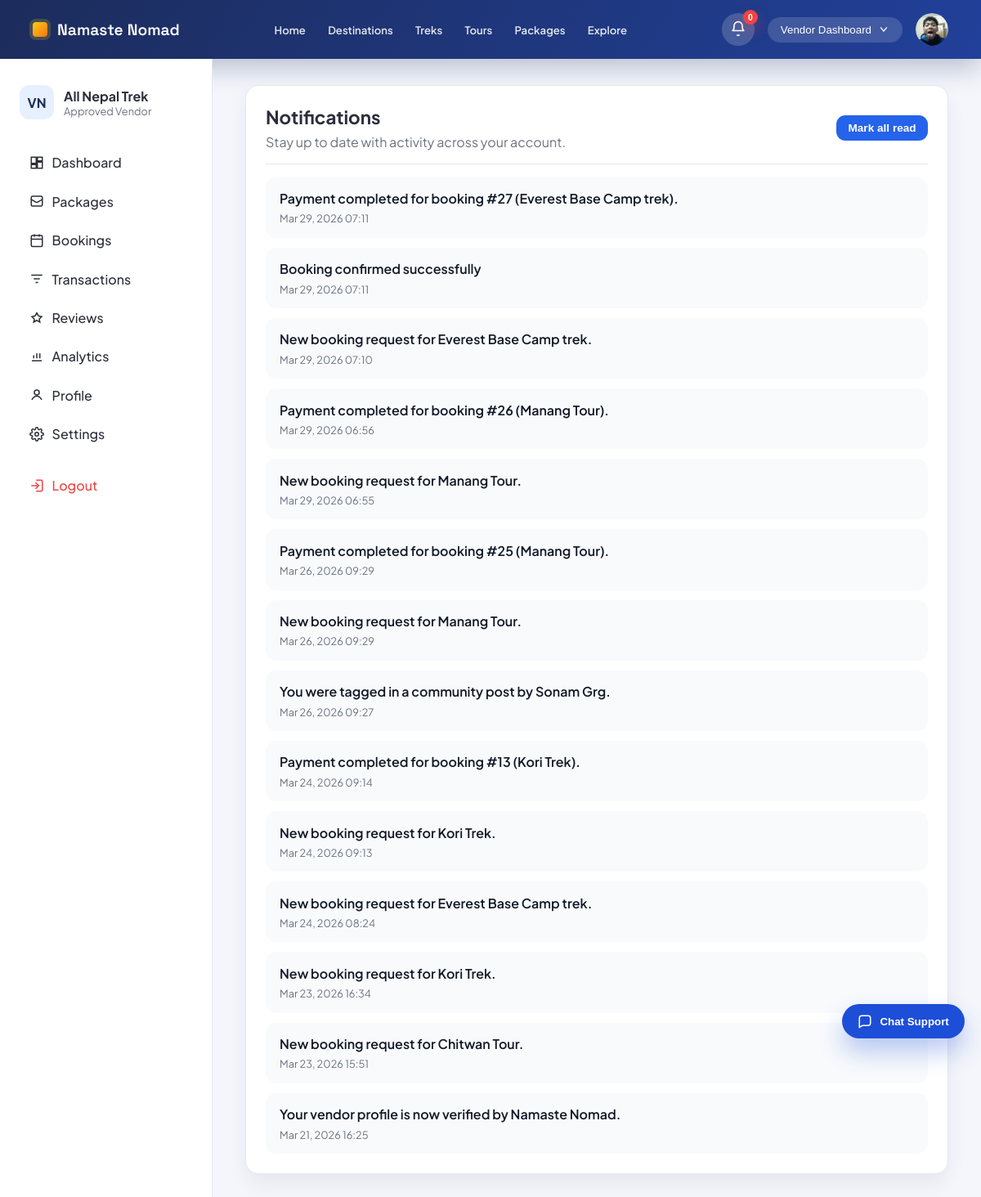
/accounts/notifications/ (signed in), run on the app's committed database.
### accounts/models.py (models this page shows, shortened)
class VendorProfile(models.Model):
    user = models.OneToOneField(User, on_delete=models.CASCADE, related_name='vendor_profile')
    business_name = models.CharField(max_length=255)
    owner_name = models.CharField(max_length=255)
    tagline = models.CharField(max_length=255, blank=True)
    website = models.URLField(blank=True)
    license_number = models.CharField(max_length=100, blank=True)
    business_address = models.TextField(blank=True)
    description = models.TextField(blank=True)
    bank_name = models.CharField(max_length=120, blank=True)
    account_number = models.CharField(max_length=120, blank=True)
    routing_number = models.CharField(max_length=120, blank=True)
    paypal_email = models.EmailField(blank=True)
    logo = models.ImageField(upload_to='vendor_logos/', blank=True, null=True)
    cover_image = models.FileField(upload_to='vendor_covers/', blank=True, null=True)
    business_license = models.FileField(upload_to='licenses/', blank=True, null=True)
    document = models.FileField(upload_to='vendor_documents/', blank=True, null=True)
    is_approved = models.BooleanField(default=False)
    is_verified = models.BooleanField(default=False)
    created_at = models.DateTimeField(auto_now_add=True)

class Notification(models.Model):
    TYPE_BOOKING = 'booking'
    TYPE_COMMUNITY_POST = 'community_post'
    TYPE_LIKE = 'like'
    TYPE_COMMENT = 'comment'
    TYPE_VENDOR_APPROVAL = 'vendor_approval'
    TYPE_ADMIN_MESSAGE = 'admin_message'
    TYPE_PACKAGE_APPROVED = 'package_approved'
    TYPE_SUPPORT_MESSAGE = 'support_message'
    TYPE_PACKAGE_SUBMISSION = 'package_submission'
    TYPE_USER_REGISTRATION = 'user_registration'
    TYPE_PROMOTION = 'promotion'
    TYPE_CHOICES = (
        (TYPE_BOOKING, 'Booking'),
        (TYPE_COMMUNITY_POST, 'Community Post'),
        (TYPE_LIKE, 'Like'),
        (TYPE_COMMENT, 'Comment'),
        (TYPE_VENDOR_APPROVAL, 'Vendor Approval'),
        (TYPE_ADMIN_MESSAGE, 'Admin Message'),
        (TYPE_PACKAGE_APPROVED, 'Package Approved'),
        (TYPE_SUPPORT_MESSAGE, 'Support Message'),
        (TYPE_PACKAGE_SUBMISSION, 'Package Submission'),
        (TYPE_USER_REGISTRATION, 'User Registration'),
        (TYPE_PROMOTION, 'Promotion'),
    )
    user = models.ForeignKey(
        settings.AUTH_USER_MODEL,
        on_delete=models.CASCADE,
        related_name='notifications',
    )
    message = models.TextField()
    type = models.CharField(max_length=40, choices=TYPE_CHOICES)
    related_object_id = models.PositiveIntegerField(null=True, blank=True)
    is_read = models.BooleanField(default=False)
    created_at = models.DateTimeField(auto_now_add=True)
    class Meta:
        ordering = ('-created_at',)

### accounts/views/vendor/vendor_dashboard.py (the view, shortened to what this page needs)
# urls.py: path('notifications/', notifications_list, name='notifications_list'),
@never_cache
@login_required(login_url='account_login_choice')
def notifications_list(request):
    notifications = Notification.objects.filter(user=request.user).order_by('-created_at')[:50]
    unread_count = Notification.objects.filter(user=request.user, is_read=False).count()
    for notification in notifications:
        notification.link = notification_link(notification)
    base_template = (
        'accounts/vendor_base.html'
        if request.user.user_type == 'vendor'
        else 'accounts/traveler_base.html'
    )
    context = {
        'base_template': base_template,
        'notifications': notifications,
        'unread_count': unread_count,
        'active_page': 'notifications',
    }
    if request.user.user_type == 'vendor':
        context['vendor_profile'] = _get_vendor_profile(request.user)
    else:
        traveler_profile = _get_traveler_profile(request.user)
        if traveler_profile is None:
            traveler_profile = TravelerProfile.objects.create(user=request.user)
        context['traveler_profile'] = traveler_profile
    return render(request, 'accounts/notifications.html', context)

### accounts/templates/accounts/notifications.html (shortened to what this page needs)
{% extends base_template %}
{% load static %}
{% block extra_css %}
    <link rel="stylesheet" href="{% static 'css/notifications_page.css' %}?v=20260313a">
{% endblock %}
{% block content %}
    {% include "accounts/includes/notifications_list.html" %}
{% endblock %}

### accounts/templates/accounts/vendor_base.html (shortened to what this page needs)
{% load static %}
<!DOCTYPE html>
<html lang="en">
<head>
    <link rel="stylesheet" href="{% static 'css/vendor_dashboard.css' %}?v=20260226b">
    <link rel="stylesheet" href="{% static 'css/support_widget.css' %}?v=20260312a">
    <link rel="stylesheet" href="{% static 'css/notifications.css' %}?v=20260313a">
    {% block extra_css %}{% endblock %}
</head>
<body>
    <header class="topbar">
        <a class="brand" href="{% url 'home' %}">
            <span class="brand-mark"></span>
            <span class="brand-name">Namaste Nomad</span>
        </a>
        <nav class="topbar-nav" aria-label="Public navigation">
            <a href="{% url 'home' %}" {% if request.resolver_match.url_name == 'home' %}class="active"{% endif %}>Home</a>
            <a href="#">Destinations</a>
            <a href="{% url 'package_treks' %}" {% if request.resolver_match.url_name == 'package_treks' %}class="active"{% endif %}>Treks</a>
            <a href="{% url 'package_tours' %}" {% if request.resolver_match.url_name == 'package_tours' %}class="active"{% endif %}>Tours</a>
            <a href="{% url 'package_list' %}" {% if request.resolver_match.url_name == 'package_list' %}class="active"{% endif %}>Packages</a>
            <a href="{% url 'community_feed' %}" {% if request.resolver_match.url_name == 'community_feed' %}class="active"{% endif %}>Explore</a>
        </nav>
        <div class="topbar-actions">
            {% include "accounts/includes/notification_bell.html" %}
            <button class="pill-button">
                Vendor Dashboard
                <svg width="14" height="14" viewBox="0 0 20 20" fill="none" aria-hidden="true">
                    <path d="M5 7l5 6 5-6" stroke="currentColor" stroke-width="2" stroke-linecap="round" stroke-linejoin="round"/>
                </svg>
            </button>
            <div class="avatar topbar-avatar">
                {% if vendor_profile and vendor_profile.logo %}
                    <img class="topbar-avatar-image" src="{{ vendor_profile.logo.url }}" alt="Vendor avatar">
                {% else %}
                    <img class="topbar-avatar-image" src="{% static 'images/default-avatar.svg' %}" alt="Default vendor avatar">
                {% endif %}
            </div>
        </div>
    </header>
    <div class="dashboard-shell">
        <aside class="sidebar">
            <div class="sidebar-header">
                    <div class="company">
                        <div class="company-badge">VN</div>
                        <div>
                            <div class="company-name">{{ vendor_profile.business_name|default:"Vendor HQ" }}</div>
                            <div class="company-meta">
                                {% if vendor_profile and vendor_profile.is_approved %}
                                    Approved Vendor
                                {% else %}
                                    Pending Approval
                                {% endif %}
                            </div>
                        </div>
                    </div>
                </div>
            <nav class="sidebar-nav">
                <a class="nav-item {% if active_page == 'dashboard' %}active{% endif %}" href="{% url 'vendor_dashboard' %}">
                    <span class="nav-icon">
                        <svg viewBox="0 0 24 24" fill="none" stroke="currentColor" stroke-width="2" aria-hidden="true">
                            <path d="M3 13h8V3H3v10zM13 21h8V11h-8v10zM13 3h8v6h-8V3zM3 21h8v-6H3v6z"/>
                        </svg>
                    </span>
                    Dashboard
                </a>
                <a class="nav-item {% if active_page == 'packages' %}active{% endif %}" href="{% url 'vendor_packages' %}">
                    <span class="nav-icon">
                        <svg viewBox="0 0 24 24" fill="none" stroke="currentColor" stroke-width="2" aria-hidden="true">
                            <path d="M21 8a2 2 0 0 1-1 1.73l-7 4a2 2 0 0 1-2 0l-7-4A2 2 0 0 1 3 8"/>
                            <path d="M3 8V6a2 2 0 0 1 2-2h14a2 2 0 0 1 2 2v2"/>
                            <path d="M3 8v10a2 2 0 0 0 2 2h14a2 2 0 0 0 2-2V8"/>
                        </svg>
                    </span>
                    Packages
                </a>
                <a class="nav-item {% if active_page == 'bookings' %}active{% endif %}" href="{% url 'vendor_bookings' %}">
                    <span class="nav-icon">
                        <svg viewBox="0 0 24 24" fill="none" stroke="currentColor" stroke-width="2" aria-hidden="true">
                            <rect x="3" y="4" width="18" height="18" rx="2"/>
                            <path d="M16 2v4M8 2v4M3 10h18"/>
                        </svg>
                    </span>
                    Bookings
                </a>
                <a class="nav-item {% if active_page == 'transactions' %}active{% endif %}" href="{% url 'vendor_transactions' %}">
                    <span class="nav-icon">
                        <svg viewBox="0 0 24 24" fill="none" stroke="currentColor" stroke-width="2" aria-hidden="true">
                            <path d="M3 6h18"/>
                            <path d="M7 12h10"/>
                            <path d="M10 18h4"/>
                        </svg>
                    </span>
                    Transactions
                </a>
                <a class="nav-item {% if active_page == 'reviews' %}active{% endif %}" href="{% url 'vendor_reviews' %}">
                    <span class="nav-icon">
                        <svg viewBox="0 0 24 24" fill="none" stroke="currentColor" stroke-width="2" aria-hidden="true">
                            <path d="M12 17l-5 3 1-5-4-4 5-1 3-5 3 5 5 1-4 4 1 5-5-3z"/>
                        </svg>
                    </span>
                    Reviews
                </a>
                <a class="nav-item {% if active_page == 'analytics' %}active{% endif %}" href="{% url 'vendor_analytics' %}">
                    <span class="nav-icon">
                        <svg viewBox="0 0 24 24" fill="none" stroke="currentColor" stroke-width="2" aria-hidden="true">
                            <path d="M4 19h16"/>
                            <path d="M7 15v-5"/>
                            <path d="M12 15V7"/>
                            <path d="M17 15v-8"/>
                        </svg>
                    </span>
                    Analytics
                </a>
                <a class="nav-item {% if active_page == 'profile' %}active{% endif %}" href="{% url 'vendor_profile' %}">
                    <span class="nav-icon">
                        <svg viewBox="0 0 24 24" fill="none" stroke="currentColor" stroke-width="2" aria-hidden="true">
                            <circle cx="12" cy="8" r="4"/>
                            <path d="M4 20c2-4 6-6 8-6s6 2 8 6"/>
                        </svg>
                    </span>
                    Profile
                </a>
                <a class="nav-item {% if active_page == 'settings' %}active{% endif %}" href="{% url 'vendor_settings' %}">
                    <span class="nav-icon">
                    </span>
                    Settings
                </a>
                <a class="nav-item logout" href="{% url 'logout' %}">
                    <span class="nav-icon">
                        <svg viewBox="0 0 24 24" fill="none" stroke="currentColor" stroke-width="2" aria-hidden="true">
                            <path d="M10 17l5-5-5-5"/>
                            <path d="M15 12H3"/>
                            <path d="M11 3h8a2 2 0 0 1 2 2v14a2 2 0 0 1-2 2h-8"/>
                        </svg>
                    </span>
                    Logout
                </a>
            </nav>
        </aside>
        <main class="dashboard-main">
            {% block content %}{% endblock %}
        </main>
    </div>
    {% include "accounts/includes/support_widget.html" %}
</body>
</html>

### accounts/templates/accounts/includes/notifications_list.html (shortened to what this page needs)
<section class="notifications-page">
    <div class="notifications-page__header">
        <div>
            <h1>Notifications</h1>
            <p>Stay up to date with activity across your account.</p>
        </div>
        <form method="post" action="{% url 'notifications_mark_read' %}" class="notifications-page__actions">
            <button type="submit" class="notifications-page__button">Mark all read</button>
        </form>
    </div>
    <div class="notifications-page__list">
        {% if notifications %}
            {% for notification in notifications %}
                <a class="notifications-page__item{% if not notification.is_read %} unread{% endif %}" href="{{ notification.link }}">
                    <div class="notifications-page__message">{{ notification.message }}</div>
                    <div class="notifications-page__meta">{{ notification.created_at|date:"M d, Y H:i" }}</div>
                </a>
            {% endfor %}
        {% else %}
            <div class="notifications-page__empty">No notifications yet.</div>
        {% endif %}
    </div>
</section>

### data on the page
VendorProfile: logo (picture), business_name "All Nepal Trek"
Notification: message "Payment completed for booking #27 (Everest Base Camp trek).", created_at "Mar 29, 2026 07:11"
Notification: message "Booking confirmed successfully", created_at "Mar 29, 2026 07:11"
Notification: message "New booking request for Everest Base Camp trek.", created_at "Mar 29, 2026 07:10"
Notification: message "Payment completed for booking #26 (Manang Tour).", created_at "Mar 29, 2026 06:56"
Notification: message "New booking request for Manang Tour.", created_at "Mar 29, 2026 06:55"
Notification: message "Payment completed for booking #25 (Manang Tour).", created_at "Mar 26, 2026 09:29"
Notification: message "New booking request for Manang Tour.", created_at "Mar 26, 2026 09:29"
Notification: message "You were tagged in a community post by Sonam Grg.", created_at "Mar 26, 2026 09:27"
Notification: message "Payment completed for booking #13 (Kori Trek).", created_at "Mar 24, 2026 09:14"
Notification: message "New booking request for Kori Trek.", created_at "Mar 24, 2026 09:13"
Notification: message "New booking request for Everest Base Camp trek.", created_at "Mar 24, 2026 08:24"
Notification: message "New booking request for Kori Trek.", created_at "Mar 23, 2026 16:34"
Notification: message "New booking request for Chitwan Tour.", created_at "Mar 23, 2026 15:51"
Notification: message "Your vendor profile is now verified by Namaste Nomad.", created_at "Mar 21, 2026 16:25"

### other printed values
{{ notifications_unread_count|default:0 }} "0"
